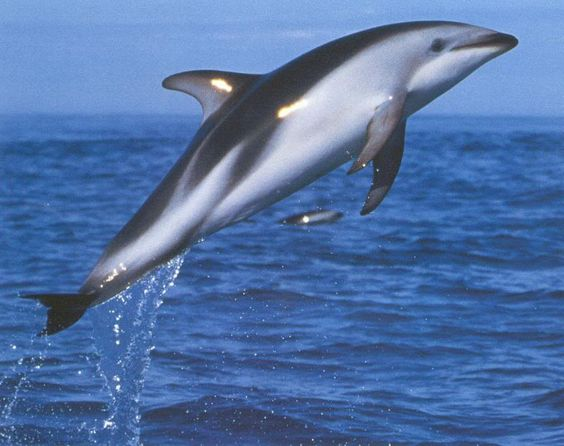
#> input picture assets/dolphin.jpg, 564 x 446 px
$ python metrics.py
#> lines starting #> are read from the running program, lines starting #| are printed output that depends on the picture; long printed decimals are rounded
from skimage.metrics import structural_similarity as ssim
import cv2

def calculate_ssim(original_image_path, ascii_art):
    """
    Calculate the SSIM score between the original image and its ASCII art version.
    """
#> called with original_image_path = './assets/dolphin.jpg', ascii_art = './assets/ascii_dolphin.png'
    # Read the original image
    original_image = cv2.imread(original_image_path)
#> original_image is the input picture: shape (446, 564, 3); mean B, G, R 166.1, 114.7, 82.4

    # Convert the original image to grayscale
    original_image_gray = cv2.cvtColor(original_image, cv2.COLOR_BGR2GRAY)

    # Get the dimensions of the original image
    height, width = original_image_gray.shape
#> height = 446; width = 564
    ascii_art = cv2.imread(ascii_art)
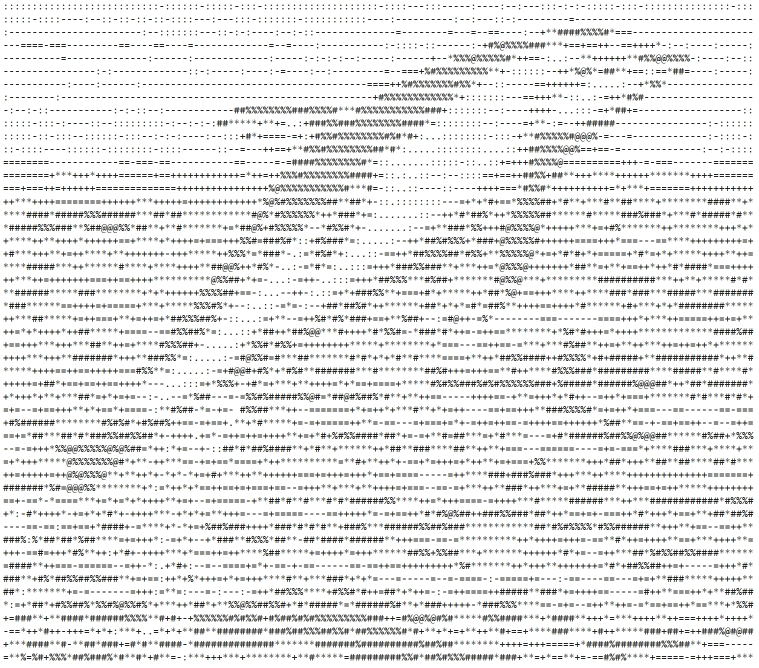
#> input picture assets/ascii_dolphin.png, 1518 x 1335 px (shown at 1/2 size)
#> ascii_art is the input picture: shape (1335, 1518, 3); mean B, G, R 230.3, 230.9, 230.5
    ascii_art = cv2.cvtColor(ascii_art, cv2.COLOR_BGR2GRAY)
#> ascii_art: shape (1335, 1518)

    # Resize ASCII art image to match original image dimensions
    ascii_art_image_resized = cv2.resize(ascii_art, (width, height))

    # Compute SSIM
    ssim_score, _ = ssim(original_image_gray, ascii_art_image_resized, full=True)
#> ssim_score = 0.0541

    return ssim_score

# Example usage
original_image ='./assets/dolphin.jpg'
ascii_art_image = './assets/ascii_dolphin.png'
ssim_score = calculate_ssim(original_image, ascii_art_image)
#> ssim_score = 0.0541
print(f'dolphin SSIM Score: {ssim_score}')
#| dolphin SSIM Score: 0.05413

original_image2 ='./assets/man.jpg'
ascii_art_image2 = './assets/ascii_man.png'
ssim_score2 = calculate_ssim(original_image2, ascii_art_image2)
#> call 2 of calculate_ssim, with original_image_path = './assets/man.jpg', ascii_art = './assets/ascii_man.png'
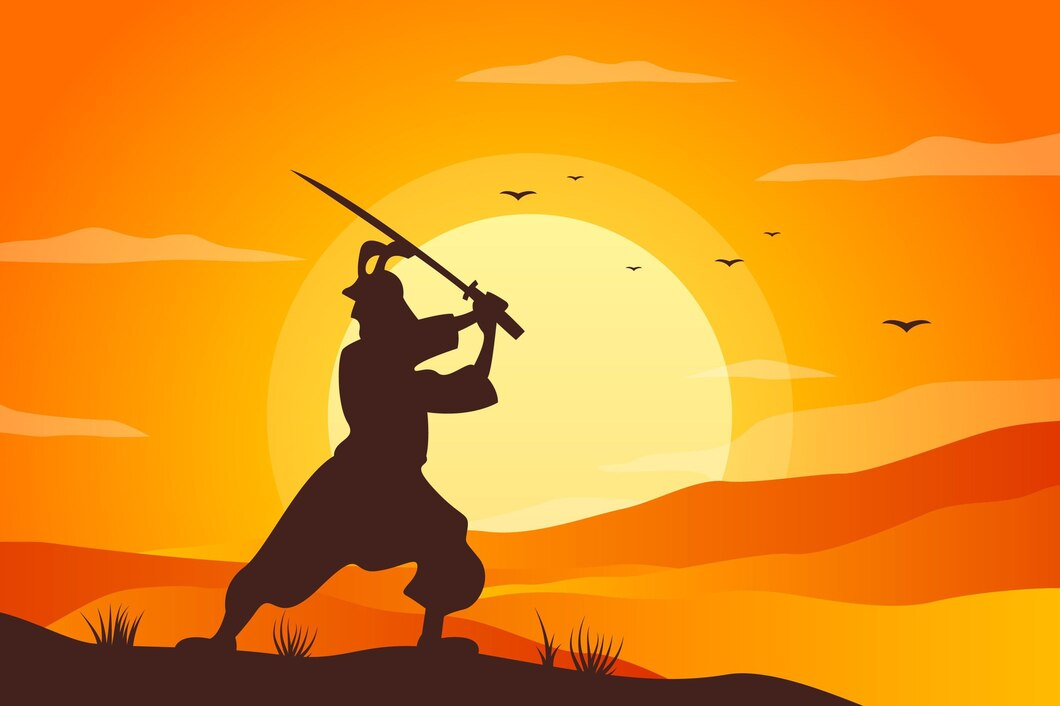
#> input picture assets/man.jpg, 1060 x 706 px
#> in calculate_ssim, original_image is the input picture: shape (706, 1060, 3); mean B, G, R 25.7, 140.6, 229.1
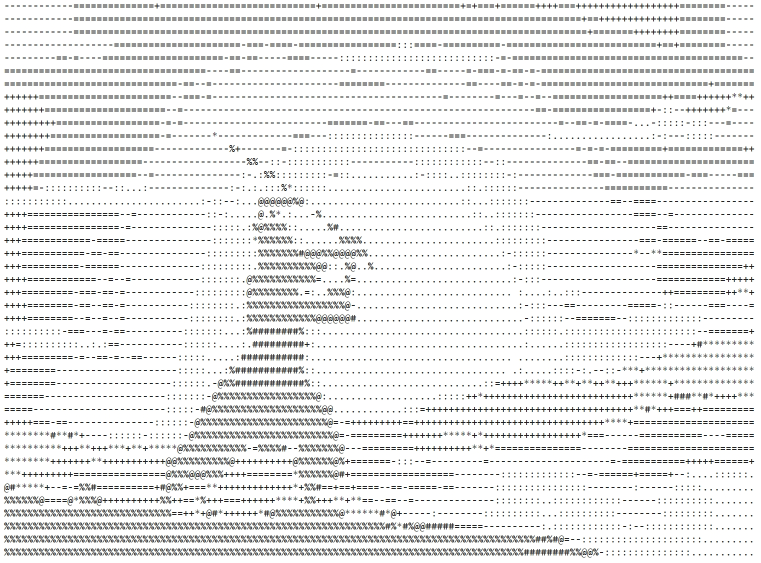
#> input picture assets/ascii_man.png, 1521 x 1125 px (shown at 1/2 size)
#> in calculate_ssim, ascii_art is the input picture: shape (1125, 1521, 3); mean B, G, R 235.3, 235.8, 235.5
#> in calculate_ssim (call 2), `ascii_art_image_resized = cv2.resize(ascii_art, (width, height))`:
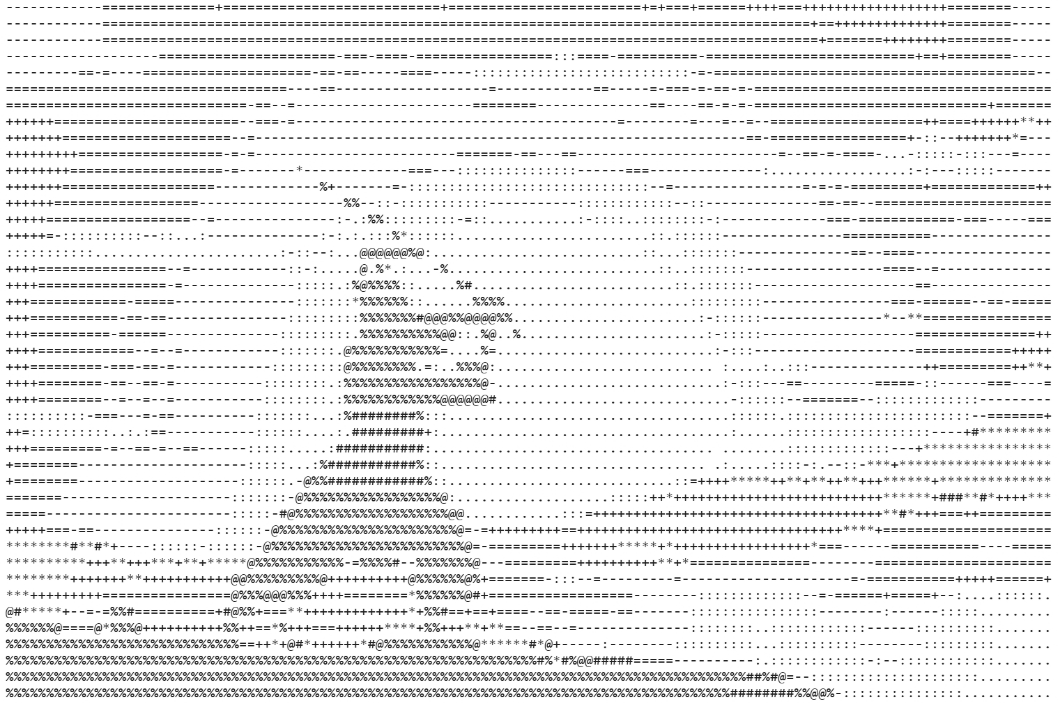
#> ascii_art_image_resized: shape (706, 1060); min 32, max 255, mean 235.6
#> in calculate_ssim (call 2), `ssim_score, _ = ssim(original_image_gray, ascii_art_image_resized, ful..`: ssim_score = 0.314
#> ssim_score2 = 0.314
print(f'man SSIM Score: {ssim_score2}')
#| man SSIM Score: 0.3137

original_image3 ='./assets/bird.jpg'
ascii_art_image3 = './assets/ascii_bird.png'
ssim_score3 = calculate_ssim(original_image3, ascii_art_image3)
#> call 3 of calculate_ssim, with original_image_path = './assets/bird.jpg', ascii_art = './assets/ascii_bird.png'
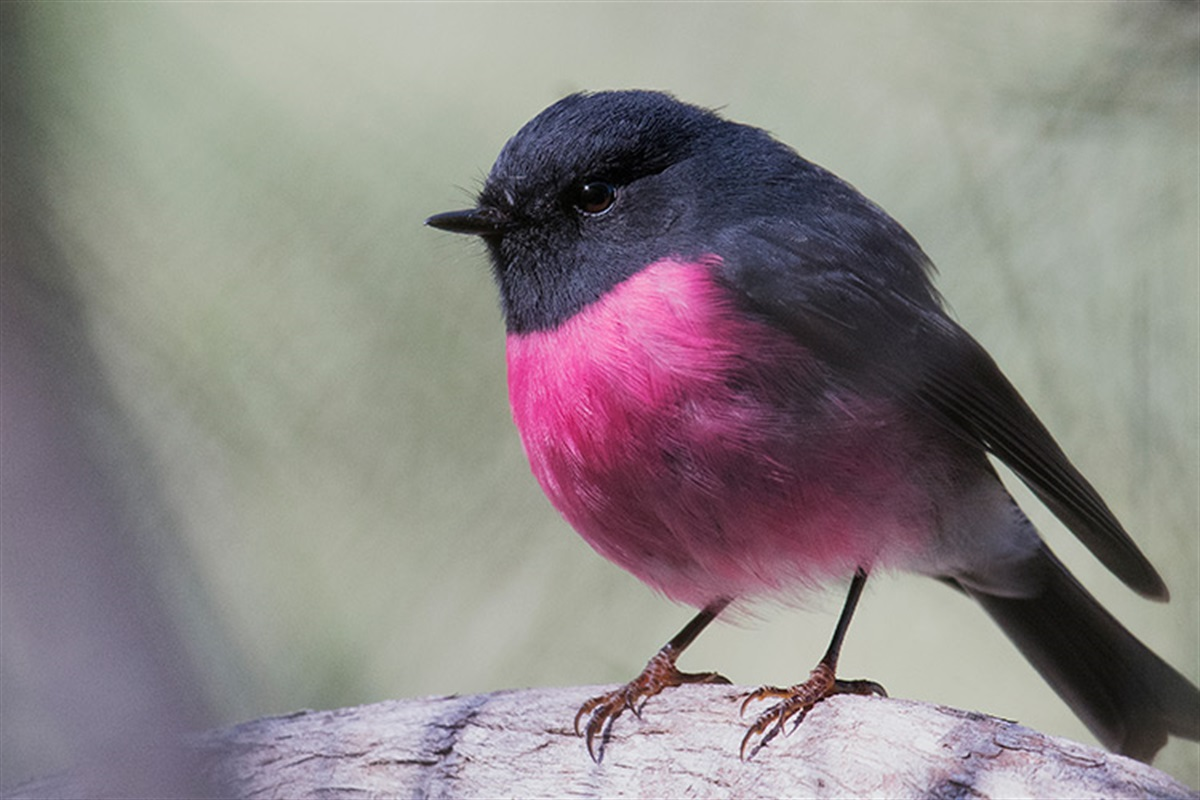
#> input picture assets/bird.jpg, 1200 x 800 px
#> in calculate_ssim, original_image is the input picture: shape (800, 1200, 3); mean B, G, R 135.1, 135.2, 141.2
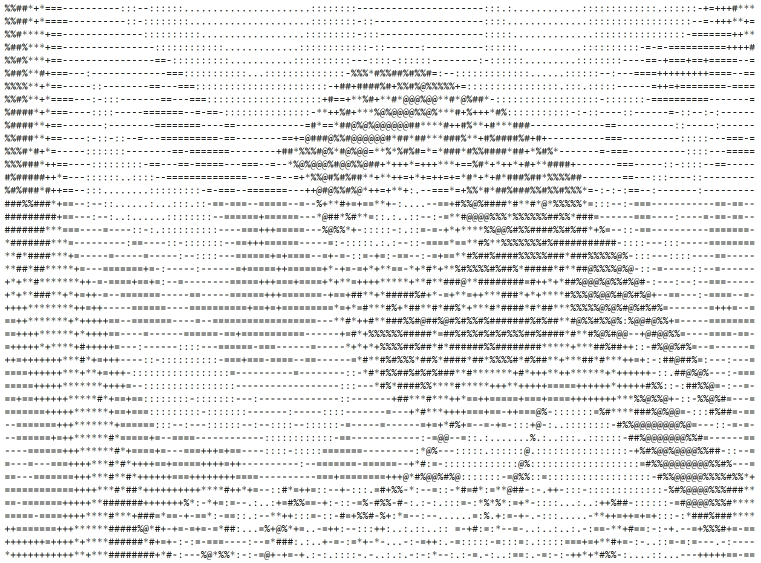
#> input picture assets/ascii_bird.png, 1522 x 1125 px (shown at 1/2 size)
#> in calculate_ssim, ascii_art is the input picture: shape (1125, 1522, 3); mean B, G, R 233.7, 234.2, 233.9
#> in calculate_ssim (call 3), `ascii_art_image_resized = cv2.resize(ascii_art, (width, height))`:
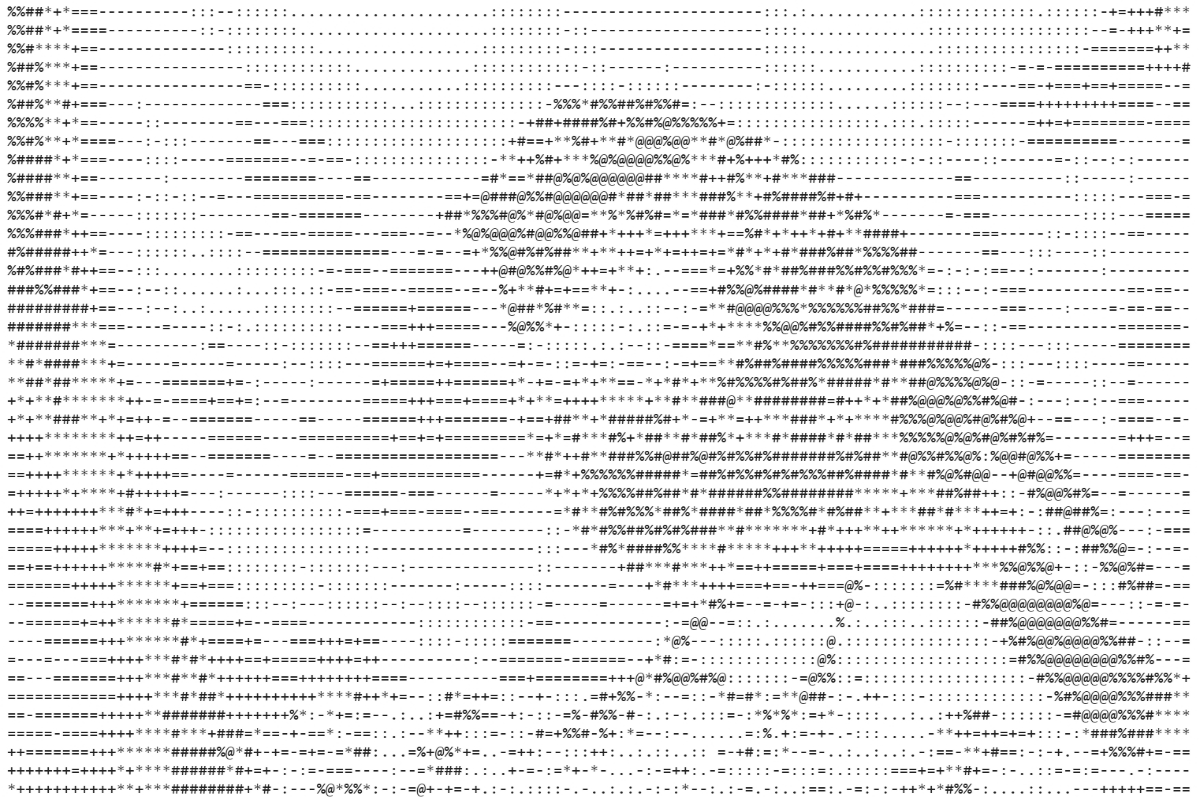
#> ascii_art_image_resized: shape (800, 1200); min 32, max 255, mean 234.1
#> in calculate_ssim (call 3), `ssim_score, _ = ssim(original_image_gray, ascii_art_image_resized, ful..`: ssim_score = 0.272
#> ssim_score3 = 0.272
print(f'bird SSIM Score: {ssim_score3}')
#| bird SSIM Score: 0.272

original_image4 ='./assets/horse.jpg'
ascii_art_image4 = './assets/ascii_horse.png'
ssim_score4 = calculate_ssim(original_image4, ascii_art_image4)
#> (the run stopped early here; a loop or call above may not have finished)
